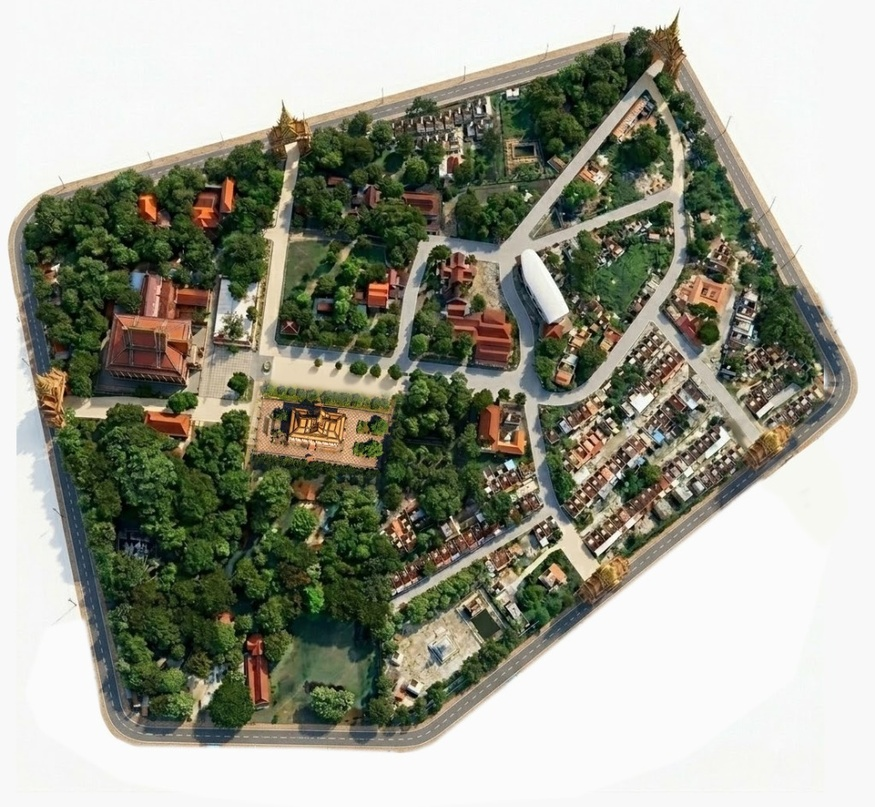
#> input picture temple_map/map.jpg, 875 x 807 px, shrunk from 1024 x 944 before the run
$ python erase_markers.py
#> lines starting #> are read from the running program, lines starting #| are printed output that depends on the picture; after the words box and inside, x2 and y2 are one past the last pixel; in counts of white or black regions, pixels touching at a corner belong together
import cv2
import numpy as np

# Load image
img = cv2.imread('map.jpg')
#> img is the input picture: shape (807, 875, 3); mean B, G, R 140.9, 155, 153.6

# Detect Cyan pixels (Numbers 1-16)
# BGR format in OpenCV: Cyan has High B, High G, Low R
hsv = cv2.cvtColor(img, cv2.COLOR_BGR2HSV)
#> hsv: shape (807, 875, 3); mean H, S, V 31.6, 62.3, 159.6

# Cyan mask in HSV: Hue around 80-100, Saturation > 100, Value > 150
lower_cyan = np.array([80, 100, 150])
upper_cyan = np.array([105, 255, 255])
cyan_mask = cv2.inRange(hsv, lower_cyan, upper_cyan)
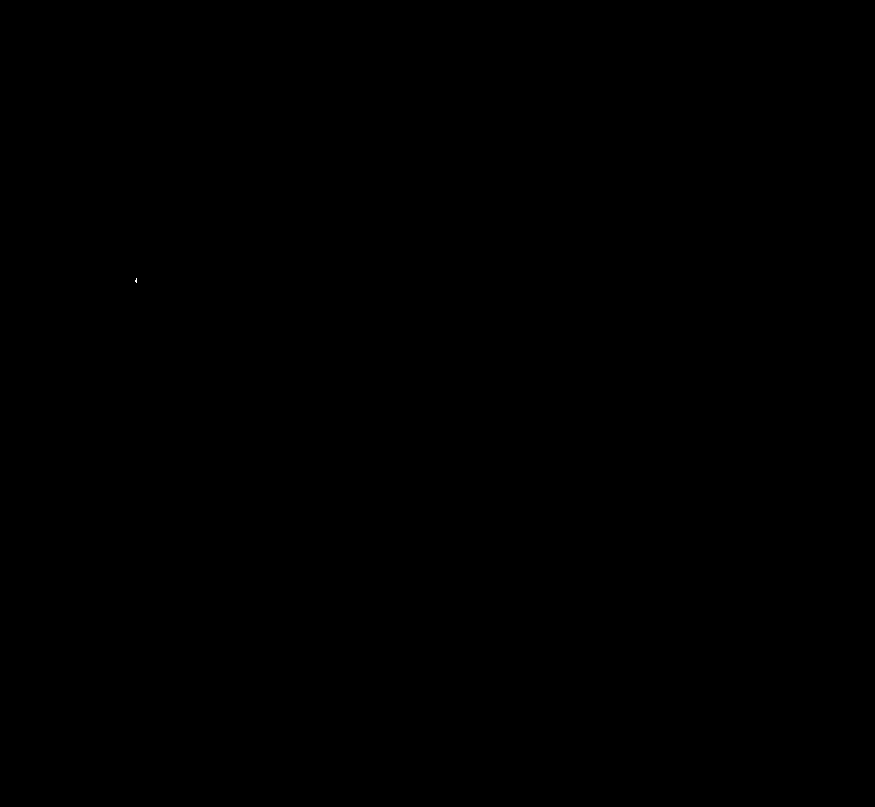
#> cyan_mask: shape (807, 875); 0% white in thin lines or dots, all inside (x1, y1, x2, y2) = (135, 278, 137, 283)

# Yellow mask in HSV: Hue around 15-35, Saturation > 120, Value > 150
lower_yellow = np.array([15, 120, 150])
upper_yellow = np.array([35, 255, 255])
yellow_mask = cv2.inRange(hsv, lower_yellow, upper_yellow)
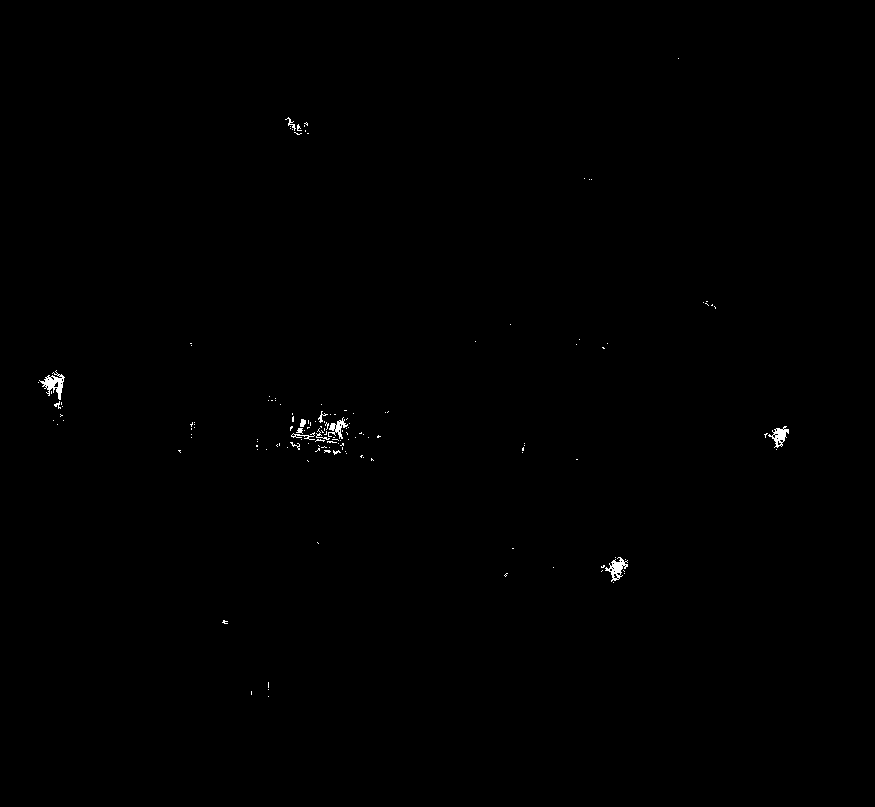
#> yellow_mask: shape (807, 875); 0.23% white; 146 white regions (134 under 20 px), largest, box (x1, y1, x2, y2) and area: (39, 370, 65, 400) 299, (605, 557, 628, 582) 236, (768, 426, 789, 448) 200

# Combine masks
combined_mask = cv2.bitwise_or(cyan_mask, yellow_mask)

# Dilate mask slightly to cover black outlines around numbers/letters
kernel = cv2.getStructuringElement(cv2.MORPH_ELLIPSE, (5, 5))
dilated_mask = cv2.dilate(combined_mask, kernel, iterations=2)
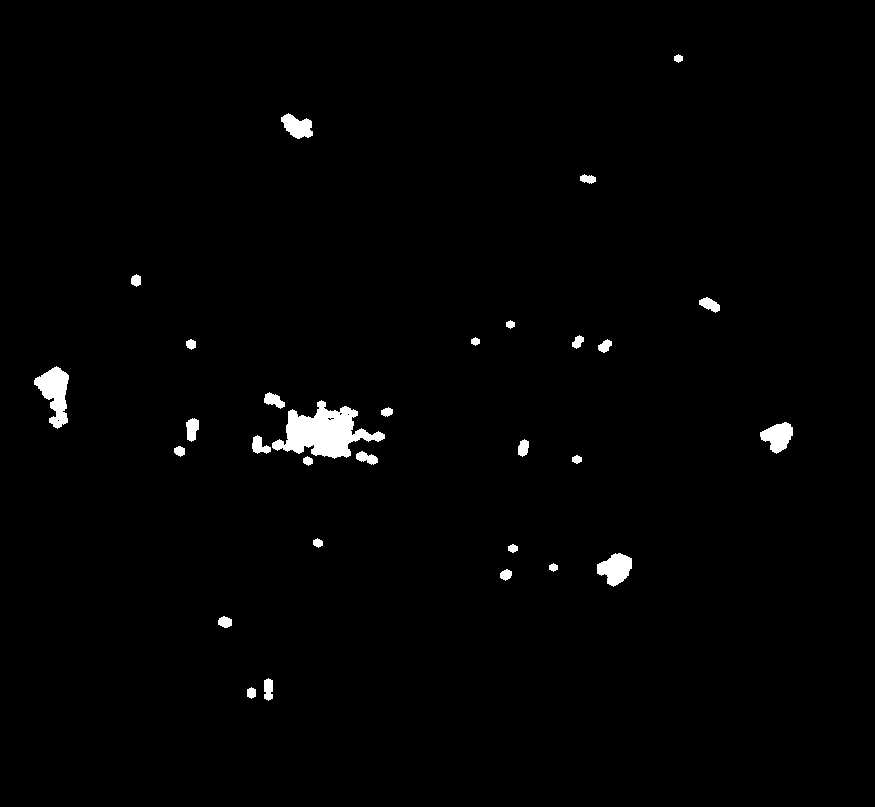
#> dilated_mask: shape (807, 875); 1.3% white; 30 white regions, largest, box (x1, y1, x2, y2) and area: (272, 400, 385, 459) 3235, (34, 366, 69, 429) 1194, (597, 553, 632, 587) 768

# Inpaint using Telea algorithm
clean_bg = cv2.inpaint(img, dilated_mask, inpaintRadius=5, flags=cv2.INPAINT_TELEA)

# Save cleaned image with numbers & ABCDE removed!
cv2.imwrite('map_clean.jpg', clean_bg)
print("Erasure complete! Saved map_clean.jpg")

$ run again, with temple_map/map_clean_new.jpg copied over temple_map/map.jpg
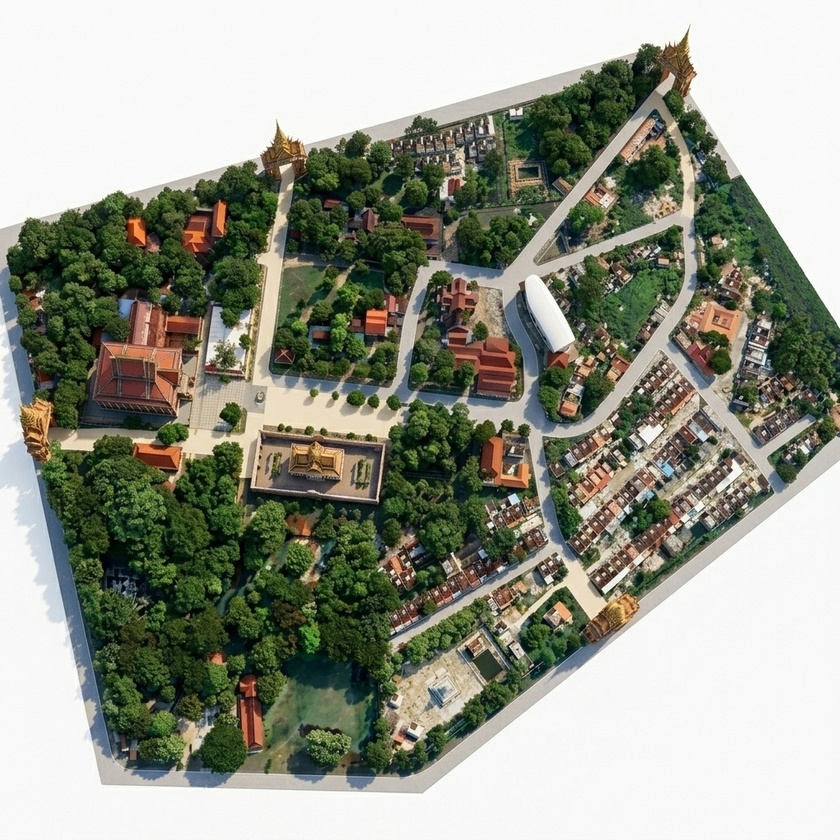
#> input picture temple_map/map_clean_new.jpg, 840 x 840 px, shrunk from 1024 x 1024 before the run
#> img is the input picture: shape (840, 840, 3); mean B, G, R 138.4, 151.7, 149.1
#> hsv: shape (840, 840, 3); mean H, S, V 31.3, 64.7, 156.5
#> cyan_mask: shape (840, 840); 0% white in thin lines or dots, all inside (x1, y1, x2, y2) = (121, 303, 669, 775)
#> yellow_mask: shape (840, 840); 0.16% white; 78 white regions (70 under 20 px), largest, box (x1, y1, x2, y2) and area: (23, 400, 52, 436) 379, (607, 595, 638, 621) 275, (311, 445, 340, 468) 163
#> `dilated_mask = cv2.dilate(combined_mask, kernel, iterations=2)`:
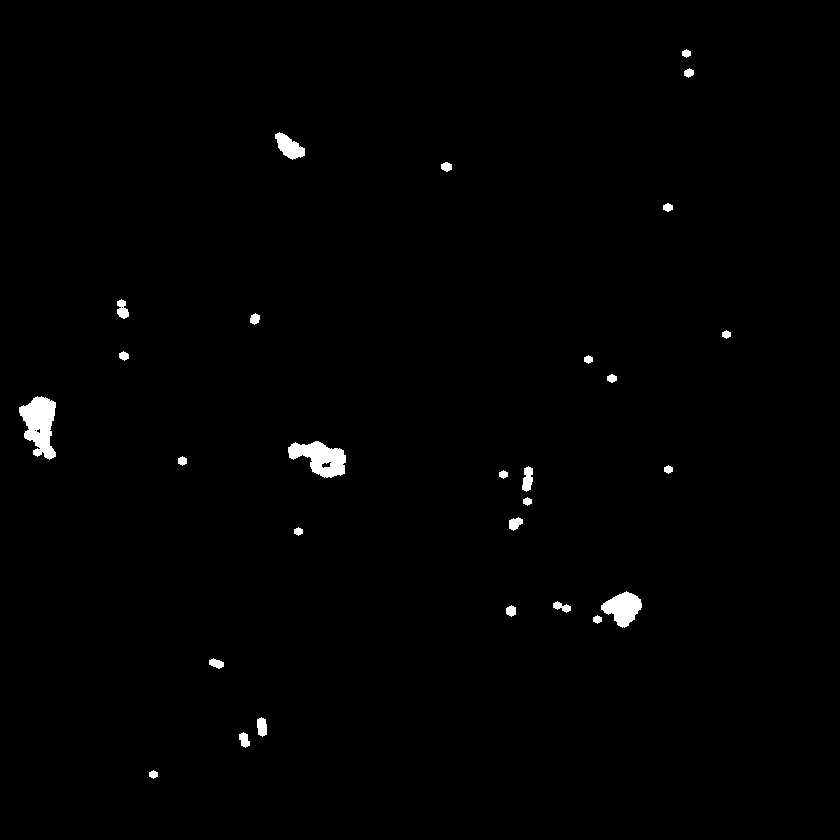
#> dilated_mask: shape (840, 840); 0.88% white; 28 white regions, largest, box (x1, y1, x2, y2) and area: (19, 396, 56, 460) 1493, (288, 441, 346, 478) 1275, (601, 591, 642, 628) 896
